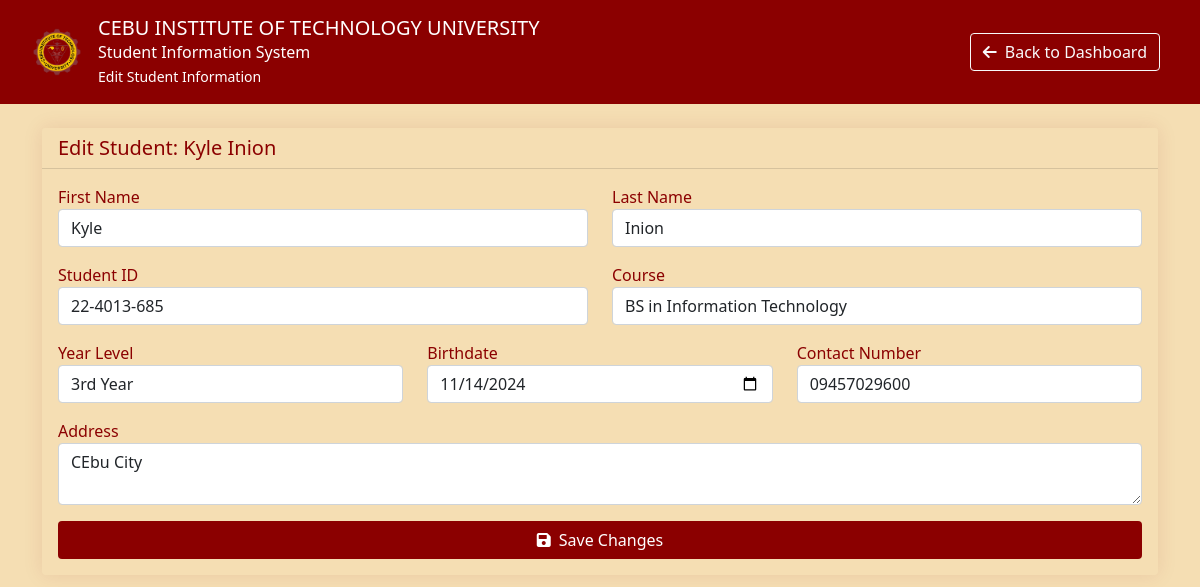
The page /faculty/edit-student/2/ (signed in) on the database its author committed.
### base/models.py (models this page shows, shortened)
class StudentProfile(models.Model):
    YEAR_CHOICES = [
        (1, '1st Year'),
        (2, '2nd Year'),
        (3, '3rd Year'),
        (4, '4th Year'),
    ]
    user = models.OneToOneField(User, on_delete=models.CASCADE, related_name='student_profile')
    student_id = models.CharField(max_length=20, unique=True, null=True, blank=True)
    course = models.CharField(max_length=100)
    year_level = models.IntegerField(choices=YEAR_CHOICES)
    birthdate = models.DateField(null=True, blank=True)
    contact_number = models.CharField(max_length=15)
    address = models.TextField()
    created_at = models.DateTimeField(auto_now_add=True)
    updated_at = models.DateTimeField(auto_now=True)

### base/views.py (the view, shortened to what this page needs)
# urls.py: path('faculty/edit-student/<int:student_id>/', views.edit_student, name='edit_student'),
@staff_member_required(login_url='base:login')
def edit_student(request, student_id):
    try:
        student = get_object_or_404(StudentProfile, id=student_id)
        context = {
            'student': student,
            'faculty_name': request.user.get_full_name(),
            'department': request.user.faculty_profile.department
        }
        return render(request, 'base/edit_student.html', context)
    except Exception as e:
        messages.error(request, f'Error updating student: {str(e)}')
        return redirect('base:faculty_dashboard')

### base/templates/base/edit_student.html (shortened to what this page needs)
{% extends 'base/main.html' %}
{% block content %}
<div class="container-fluid p-0">
    <div class="header-section d-flex justify-content-between align-items-center">
        <div class="d-flex align-items-center">
            <img src="/static/citlogo1.png" alt="CIT Logo" style="width: 50px;">
            <div class="ms-3 text-white">
                <div class="university-title">
                    <h5 class="mb-0">CEBU INSTITUTE OF TECHNOLOGY UNIVERSITY</h5>
                    <div class="system-subtitle">Student Information System</div>
                </div>
                <small class="dashboard-label">Edit Student Information</small>
            </div>
        </div>
        <div class="d-flex align-items-center">
            <a href="{% url 'base:faculty_dashboard' %}" class="btn btn-outline-light me-2">
                <i class="fas fa-arrow-left me-2"></i>Back to Dashboard
            </a>
        </div>
    </div>
    <div class="container mt-4">
        <div class="card">
            <div class="card-header" style="background-color: #F5DEB3;">
                <h5 class="mb-0" style="color: #8B0000;">Edit Student: {{ student.user.get_full_name }}</h5>
            </div>
            <div class="card-body">
                <form method="POST">
                    <div class="row mb-3">
                        <div class="col-md-6">
                            <label style="color: #8B0000;">First Name</label>
                            <input type="text" name="first_name" class="form-control" value="{{ student.user.first_name }}" required>
                        </div>
                        <div class="col-md-6">
                            <label style="color: #8B0000;">Last Name</label>
                            <input type="text" name="last_name" class="form-control" value="{{ student.user.last_name }}" required>
                        </div>
                    </div>
                    <div class="row mb-3">
                        <div class="col-md-6">
                            <label style="color: #8B0000;">Student ID</label>
                            <input type="text" name="student_id" class="form-control" value="{{ student.student_id }}" required>
                        </div>
                        <div class="col-md-6">
                            <label style="color: #8B0000;">Course</label>
                            <select name="course" class="form-control" required>
                                <option value="{{ student.course }}" selected>{{ student.course }}</option>
                            </select>
                        </div>
                    </div>
                    <div class="row mb-3">
                        <div class="col-md-4">
                            <label style="color: #8B0000;">Year Level</label>
                            <select name="year_level" class="form-control" required>
                                <option value="{{ student.year_level }}" selected>{{ student.get_year_level_display }}</option>
                            </select>
                        </div>
                        <div class="col-md-4">
                            <label style="color: #8B0000;">Birthdate</label>
                            <input type="date" name="birthdate" class="form-control" value="{{ student.birthdate|date:'Y-m-d' }}" required>
                        </div>
                        <div class="col-md-4">
                            <label style="color: #8B0000;">Contact Number</label>
                            <input type="tel" name="contact_number" class="form-control" value="{{ student.contact_number }}" pattern="[0-9]{11}" placeholder="09XXXXXXXXX" required>
                        </div>
                    </div>
                    <div class="mb-3">
                        <label style="color: #8B0000;">Address</label>
                        <textarea name="address" class="form-control" rows="2" required>{{ student.address }}</textarea>
                    </div>
                    <div class="d-grid gap-2">
                        <button type="submit" class="btn" style="background-color: #8B0000; color: white;">
                            <i class="fas fa-save me-2"></i>Save Changes
                        </button>
                    </div>
                </form>
            </div>
        </div>
    </div>
</div>
{% endblock %}

### base/templates/base/main.html (style rules this page uses)
body { margin: 0; padding: 0; background-color: #F5DEB3; font-family: 'Segoe UI', Tahoma, Geneva, Verdana, sans-serif; min-height: 100vh; }
.container, .container-fluid { background: none !important; box-shadow: none !important; }
.card { background-color: transparent; border: none; box-shadow: none; }

### base/templates/base/edit_student.html (style rules this page uses)
.header-section { background-color: #8B0000; padding: 1rem 2rem; color: white; }
.card { border: none; box-shadow: 0 0 20px rgba(139, 0, 0, 0.1); }

### rows shown on the page
StudentProfile: user.get_full_name "Kyle Inion", first_name "Kyle", last_name "Inion", student_id "22-4013-685", course "BS in Information Technology", year_level "3rd Year", birthdate "11/14/2024", contact_number "09457029600", address "CEbu City"
